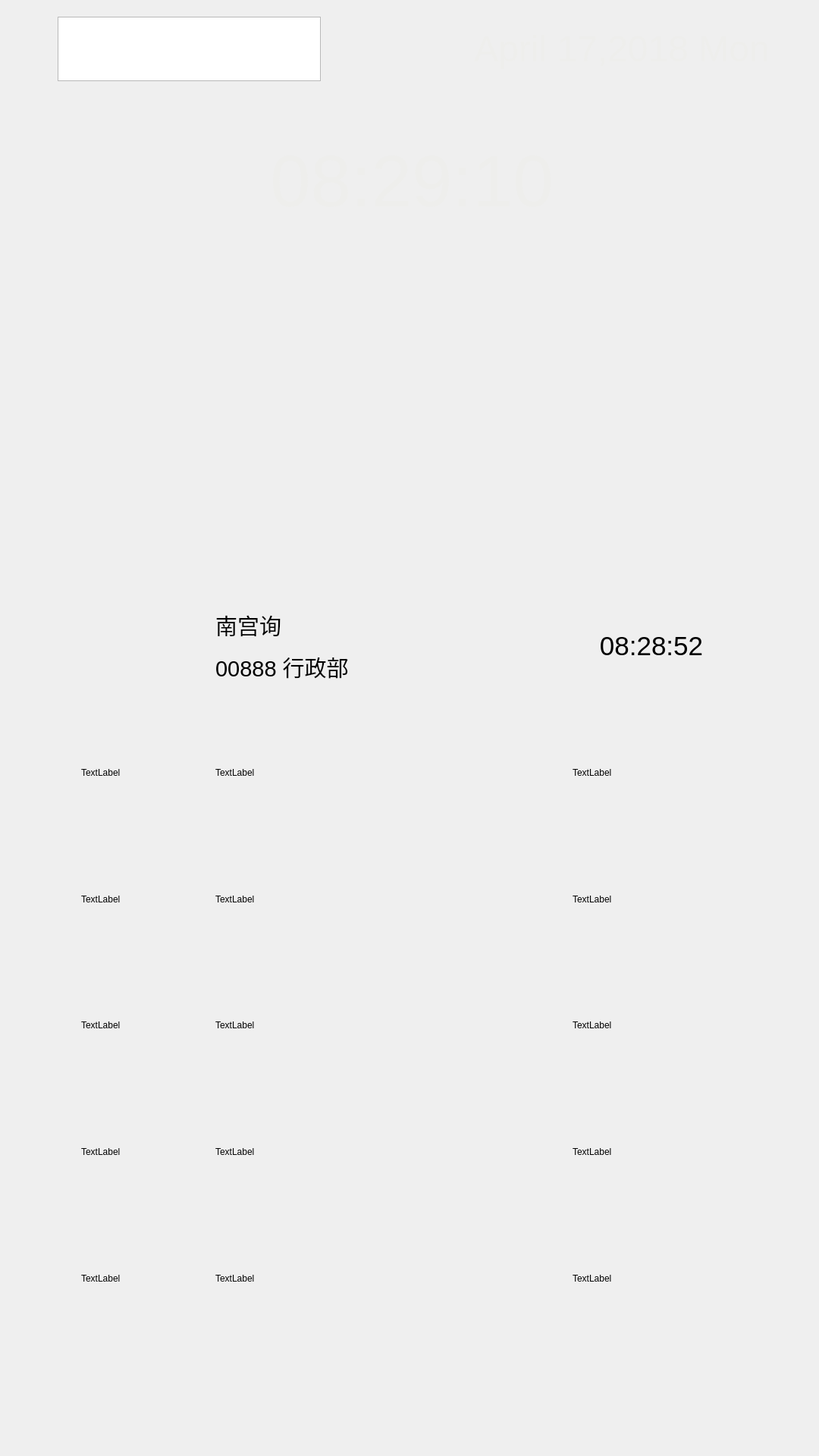
<?xml version="1.0" encoding="UTF-8"?>
<ui version="4.0">
 <class>MainWindow</class>
 <widget class="QMainWindow" name="MainWindow">
  <property name="geometry">
   <rect>
    <x>0</x>
    <y>0</y>
    <width>1080</width>
    <height>1920</height>
   </rect>
  </property>
  <property name="windowTitle">
   <string notr="true">MainWindow</string>
  </property>
  <property name="iconSize">
   <size>
    <width>1</width>
    <height>1</height>
   </size>
  </property>
  <widget class="QWidget" name="centralWidget">
   <layout class="QVBoxLayout" name="verticalLayout" stretch="63,129">
    <item>
     <widget class="QWidget" name="widget" native="true">
      <property name="styleSheet">
       <string notr="true">border-image: url(:/sign_image/Invango/tab_bg.png);</string>
      </property>
      <layout class="QVBoxLayout" name="verticalLayout_2" stretch="9,7,13,34">
       <item>
        <layout class="QHBoxLayout" name="horizontalLayout" stretch="5,32,18,0,4">
         <item>
          <spacer name="horizontalSpacer_2">
           <property name="orientation">
            <enum>Qt::Horizontal</enum>
           </property>
           <property name="sizeHint" stdset="0">
            <size>
             <width>40</width>
             <height>20</height>
            </size>
           </property>
          </spacer>
         </item>
         <item>
          <widget class="QGraphicsView" name="graphicsView">
           <property name="styleSheet">
            <string notr="true">border-image: url(:/sign_image/Invango/tab_logo_invengo.png);</string>
           </property>
          </widget>
         </item>
         <item>
          <spacer name="horizontalSpacer">
           <property name="orientation">
            <enum>Qt::Horizontal</enum>
           </property>
           <property name="sizeHint" stdset="0">
            <size>
             <width>40</width>
             <height>20</height>
            </size>
           </property>
          </spacer>
         </item>
         <item>
          <widget class="QLabel" name="label_2">
           <property name="font">
            <font>
             <pointsize>36</pointsize>
            </font>
           </property>
           <property name="text">
            <string>&lt;html&gt;&lt;head/&gt;&lt;body&gt;&lt;p align=&quot;center&quot;&gt;&lt;span style=&quot; color:#eeeeec;&quot;&gt;April 17,2018 Mon&lt;/span&gt;&lt;/p&gt;&lt;/body&gt;&lt;/html&gt;</string>
           </property>
          </widget>
         </item>
         <item>
          <spacer name="horizontalSpacer_3">
           <property name="orientation">
            <enum>Qt::Horizontal</enum>
           </property>
           <property name="sizeHint" stdset="0">
            <size>
             <width>40</width>
             <height>20</height>
            </size>
           </property>
          </spacer>
         </item>
        </layout>
       </item>
       <item>
        <spacer name="verticalSpacer_2">
         <property name="orientation">
          <enum>Qt::Vertical</enum>
         </property>
         <property name="sizeHint" stdset="0">
          <size>
           <width>17</width>
           <height>62</height>
          </size>
         </property>
        </spacer>
       </item>
       <item>
        <layout class="QHBoxLayout" name="horizontalLayout_2" stretch="0,19,70,19">
         <item>
          <widget class="QWidget" name="widget_2" native="true">
           <widget class="QStackedWidget" name="stackedWidget">
            <property name="geometry">
             <rect>
              <x>280</x>
              <y>39</y>
              <width>301</width>
              <height>111</height>
             </rect>
            </property>
            <property name="styleSheet">
             <string notr="true">border-image: url(:/sign_image/Invango/tab_bg.png);</string>
            </property>
            <widget class="QWidget" name="page_3">
             <widget class="QWidget" name="widget_3" native="true">
              <property name="geometry">
               <rect>
                <x>80</x>
                <y>60</y>
                <width>120</width>
                <height>80</height>
               </rect>
              </property>
              <property name="styleSheet">
               <string notr="true">border-image: url(:/sign_image/Invango/bg_ avatar1 .png);</string>
              </property>
             </widget>
            </widget>
            <widget class="QWidget" name="page_4"/>
           </widget>
           <zorder>widget</zorder>
           <zorder>widget</zorder>
           <zorder>stackedWidget</zorder>
           <zorder>stackedWidget</zorder>
           <zorder>widget_3</zorder>
          </widget>
         </item>
         <item>
          <spacer name="horizontalSpacer_5">
           <property name="orientation">
            <enum>Qt::Horizontal</enum>
           </property>
           <property name="sizeHint" stdset="0">
            <size>
             <width>40</width>
             <height>20</height>
            </size>
           </property>
          </spacer>
         </item>
         <item>
          <widget class="QLabel" name="label_3">
           <property name="font">
            <font>
             <pointsize>72</pointsize>
            </font>
           </property>
           <property name="styleSheet">
            <string notr="true"/>
           </property>
           <property name="text">
            <string>&lt;html&gt;&lt;head/&gt;&lt;body&gt;&lt;p align=&quot;center&quot;&gt;&lt;span style=&quot; color:#eeeeec;&quot;&gt;08:29:10&lt;/span&gt;&lt;/p&gt;&lt;/body&gt;&lt;/html&gt;</string>
           </property>
          </widget>
         </item>
         <item>
          <spacer name="horizontalSpacer_4">
           <property name="orientation">
            <enum>Qt::Horizontal</enum>
           </property>
           <property name="sizeHint" stdset="0">
            <size>
             <width>40</width>
             <height>20</height>
            </size>
           </property>
          </spacer>
         </item>
        </layout>
       </item>
       <item>
        <spacer name="verticalSpacer">
         <property name="orientation">
          <enum>Qt::Vertical</enum>
         </property>
         <property name="sizeHint" stdset="0">
          <size>
           <width>20</width>
           <height>313</height>
          </size>
         </property>
        </spacer>
       </item>
      </layout>
     </widget>
    </item>
    <item>
     <widget class="QStackedWidget" name="stackedWidget_2">
      <widget class="QWidget" name="page_5">
       <layout class="QVBoxLayout" name="verticalLayout_3" stretch="13,17,17,17,17,17,17,14">
        <item>
         <spacer name="verticalSpacer_3">
          <property name="orientation">
           <enum>Qt::Vertical</enum>
          </property>
          <property name="sizeHint" stdset="0">
           <size>
            <width>20</width>
            <height>119</height>
           </size>
          </property>
         </spacer>
        </item>
        <item>
         <layout class="QHBoxLayout" name="horizontalLayout_3" stretch="9,13,5,49,22,10">
          <item>
           <spacer name="horizontalSpacer_30">
            <property name="orientation">
             <enum>Qt::Horizontal</enum>
            </property>
            <property name="sizeHint" stdset="0">
             <size>
              <width>40</width>
              <height>20</height>
             </size>
            </property>
           </spacer>
          </item>
          <item>
           <widget class="QLabel" name="label_4">
            <property name="styleSheet">
             <string notr="true">border-image: url(:/sign_image/Invango/bg_ avatar3.png);</string>
            </property>
            <property name="text">
             <string/>
            </property>
           </widget>
          </item>
          <item>
           <spacer name="horizontalSpacer_6">
            <property name="orientation">
             <enum>Qt::Horizontal</enum>
            </property>
            <property name="sizeHint" stdset="0">
             <size>
              <width>13</width>
              <height>17</height>
             </size>
            </property>
           </spacer>
          </item>
          <item>
           <widget class="QLabel" name="label">
            <property name="text">
             <string>&lt;html&gt;&lt;head/&gt;&lt;body&gt;&lt;p&gt;&lt;span style=&quot; font-size:22pt;&quot;&gt;南宫询&lt;/span&gt;&lt;/p&gt;&lt;p&gt;&lt;span style=&quot; font-size:22pt;&quot;&gt;00888 行政部&lt;/span&gt;&lt;/p&gt;&lt;/body&gt;&lt;/html&gt;</string>
            </property>
           </widget>
          </item>
          <item>
           <widget class="QLabel" name="label_5">
            <property name="styleSheet">
             <string notr="true">border-image: url(:/sign_image/Invango/bg_time.png);</string>
            </property>
            <property name="text">
             <string>&lt;html&gt;&lt;head/&gt;&lt;body&gt;&lt;p align=&quot;center&quot;&gt;&lt;span style=&quot; font-size:26pt;&quot;&gt;08:28:52&lt;/span&gt;&lt;/p&gt;&lt;/body&gt;&lt;/html&gt;</string>
            </property>
           </widget>
          </item>
          <item>
           <spacer name="horizontalSpacer_8">
            <property name="orientation">
             <enum>Qt::Horizontal</enum>
            </property>
            <property name="sizeHint" stdset="0">
             <size>
              <width>40</width>
              <height>20</height>
             </size>
            </property>
           </spacer>
          </item>
         </layout>
        </item>
        <item>
         <layout class="QHBoxLayout" name="horizontalLayout_4" stretch="9,13,5,49,22,10">
          <item>
           <spacer name="horizontalSpacer_31">
            <property name="orientation">
             <enum>Qt::Horizontal</enum>
            </property>
            <property name="sizeHint" stdset="0">
             <size>
              <width>40</width>
              <height>20</height>
             </size>
            </property>
           </spacer>
          </item>
          <item>
           <widget class="QLabel" name="label_6">
            <property name="text">
             <string>TextLabel</string>
            </property>
           </widget>
          </item>
          <item>
           <spacer name="horizontalSpacer_9">
            <property name="orientation">
             <enum>Qt::Horizontal</enum>
            </property>
            <property name="sizeHint" stdset="0">
             <size>
              <width>40</width>
              <height>20</height>
             </size>
            </property>
           </spacer>
          </item>
          <item>
           <widget class="QLabel" name="label_7">
            <property name="text">
             <string>TextLabel</string>
            </property>
           </widget>
          </item>
          <item>
           <widget class="QLabel" name="label_8">
            <property name="text">
             <string>TextLabel</string>
            </property>
           </widget>
          </item>
          <item>
           <spacer name="horizontalSpacer_11">
            <property name="orientation">
             <enum>Qt::Horizontal</enum>
            </property>
            <property name="sizeHint" stdset="0">
             <size>
              <width>40</width>
              <height>20</height>
             </size>
            </property>
           </spacer>
          </item>
         </layout>
        </item>
        <item>
         <layout class="QHBoxLayout" name="horizontalLayout_5" stretch="9,13,5,49,22,10">
          <item>
           <spacer name="horizontalSpacer_32">
            <property name="orientation">
             <enum>Qt::Horizontal</enum>
            </property>
            <property name="sizeHint" stdset="0">
             <size>
              <width>40</width>
              <height>20</height>
             </size>
            </property>
           </spacer>
          </item>
          <item>
           <widget class="QLabel" name="label_9">
            <property name="text">
             <string>TextLabel</string>
            </property>
           </widget>
          </item>
          <item>
           <spacer name="horizontalSpacer_12">
            <property name="orientation">
             <enum>Qt::Horizontal</enum>
            </property>
            <property name="sizeHint" stdset="0">
             <size>
              <width>40</width>
              <height>20</height>
             </size>
            </property>
           </spacer>
          </item>
          <item>
           <widget class="QLabel" name="label_10">
            <property name="text">
             <string>TextLabel</string>
            </property>
           </widget>
          </item>
          <item>
           <widget class="QLabel" name="label_11">
            <property name="text">
             <string>TextLabel</string>
            </property>
           </widget>
          </item>
          <item>
           <spacer name="horizontalSpacer_14">
            <property name="orientation">
             <enum>Qt::Horizontal</enum>
            </property>
            <property name="sizeHint" stdset="0">
             <size>
              <width>40</width>
              <height>20</height>
             </size>
            </property>
           </spacer>
          </item>
         </layout>
        </item>
        <item>
         <layout class="QHBoxLayout" name="horizontalLayout_6" stretch="9,13,5,49,22,10">
          <item>
           <spacer name="horizontalSpacer_33">
            <property name="orientation">
             <enum>Qt::Horizontal</enum>
            </property>
            <property name="sizeHint" stdset="0">
             <size>
              <width>40</width>
              <height>20</height>
             </size>
            </property>
           </spacer>
          </item>
          <item>
           <widget class="QLabel" name="label_12">
            <property name="text">
             <string>TextLabel</string>
            </property>
           </widget>
          </item>
          <item>
           <spacer name="horizontalSpacer_15">
            <property name="orientation">
             <enum>Qt::Horizontal</enum>
            </property>
            <property name="sizeHint" stdset="0">
             <size>
              <width>40</width>
              <height>20</height>
             </size>
            </property>
           </spacer>
          </item>
          <item>
           <widget class="QLabel" name="label_13">
            <property name="text">
             <string>TextLabel</string>
            </property>
           </widget>
          </item>
          <item>
           <widget class="QLabel" name="label_14">
            <property name="text">
             <string>TextLabel</string>
            </property>
           </widget>
          </item>
          <item>
           <spacer name="horizontalSpacer_17">
            <property name="orientation">
             <enum>Qt::Horizontal</enum>
            </property>
            <property name="sizeHint" stdset="0">
             <size>
              <width>40</width>
              <height>20</height>
             </size>
            </property>
           </spacer>
          </item>
         </layout>
        </item>
        <item>
         <layout class="QHBoxLayout" name="horizontalLayout_7" stretch="9,13,5,49,22,10">
          <item>
           <spacer name="horizontalSpacer_34">
            <property name="orientation">
             <enum>Qt::Horizontal</enum>
            </property>
            <property name="sizeHint" stdset="0">
             <size>
              <width>40</width>
              <height>20</height>
             </size>
            </property>
           </spacer>
          </item>
          <item>
           <widget class="QLabel" name="label_15">
            <property name="text">
             <string>TextLabel</string>
            </property>
           </widget>
          </item>
          <item>
           <spacer name="horizontalSpacer_18">
            <property name="orientation">
             <enum>Qt::Horizontal</enum>
            </property>
            <property name="sizeHint" stdset="0">
             <size>
              <width>40</width>
              <height>20</height>
             </size>
            </property>
           </spacer>
          </item>
          <item>
           <widget class="QLabel" name="label_16">
            <property name="text">
             <string>TextLabel</string>
            </property>
           </widget>
          </item>
          <item>
           <widget class="QLabel" name="label_17">
            <property name="text">
             <string>TextLabel</string>
            </property>
           </widget>
          </item>
          <item>
           <spacer name="horizontalSpacer_20">
            <property name="orientation">
             <enum>Qt::Horizontal</enum>
            </property>
            <property name="sizeHint" stdset="0">
             <size>
              <width>40</width>
              <height>20</height>
             </size>
            </property>
           </spacer>
          </item>
         </layout>
        </item>
        <item>
         <layout class="QHBoxLayout" name="horizontalLayout_8" stretch="9,13,5,49,22,10">
          <item>
           <spacer name="horizontalSpacer_35">
            <property name="orientation">
             <enum>Qt::Horizontal</enum>
            </property>
            <property name="sizeHint" stdset="0">
             <size>
              <width>40</width>
              <height>20</height>
             </size>
            </property>
           </spacer>
          </item>
          <item>
           <widget class="QLabel" name="label_18">
            <property name="text">
             <string>TextLabel</string>
            </property>
           </widget>
          </item>
          <item>
           <spacer name="horizontalSpacer_21">
            <property name="orientation">
             <enum>Qt::Horizontal</enum>
            </property>
            <property name="sizeHint" stdset="0">
             <size>
              <width>40</width>
              <height>20</height>
             </size>
            </property>
           </spacer>
          </item>
          <item>
           <widget class="QLabel" name="label_19">
            <property name="text">
             <string>TextLabel</string>
            </property>
           </widget>
          </item>
          <item>
           <widget class="QLabel" name="label_20">
            <property name="text">
             <string>TextLabel</string>
            </property>
           </widget>
          </item>
          <item>
           <spacer name="horizontalSpacer_23">
            <property name="orientation">
             <enum>Qt::Horizontal</enum>
            </property>
            <property name="sizeHint" stdset="0">
             <size>
              <width>40</width>
              <height>20</height>
             </size>
            </property>
           </spacer>
          </item>
         </layout>
        </item>
        <item>
         <spacer name="verticalSpacer_4">
          <property name="orientation">
           <enum>Qt::Vertical</enum>
          </property>
          <property name="sizeHint" stdset="0">
           <size>
            <width>20</width>
            <height>40</height>
           </size>
          </property>
         </spacer>
        </item>
       </layout>
      </widget>
      <widget class="QWidget" name="page_6"/>
     </widget>
    </item>
   </layout>
  </widget>
 </widget>
 <layoutdefault spacing="6" margin="11"/>
 <resources/>
 <connections/>
</ui>
